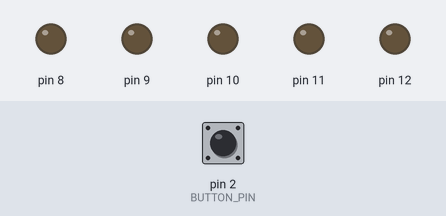
Bench run of a sketch on a simulated Arduino Uno, built with avr-gcc and run on an emulated ATmega328P. On the bench: output pins drawn as LEDs (lit = HIGH). The inputs (shaded band) are chosen by the test bench; at power-on: pin 2 (BUTTON_PIN) HIGH.

Above: at 1.2 s.
1.3 s: pin 2 (BUTTON_PIN) pulled LOW for 0.15 s
At 3.2 s:
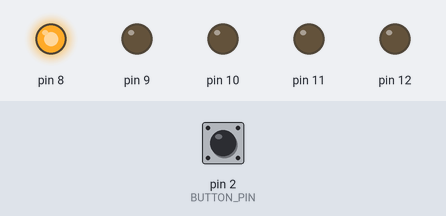
At 4.9 s:
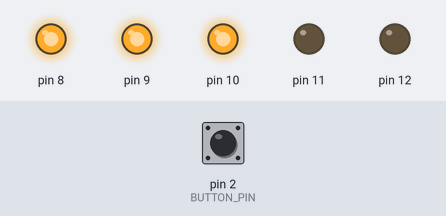
10.4 s: pin 2 (BUTTON_PIN) pulled LOW for 3.2 s
At 16.3 s:
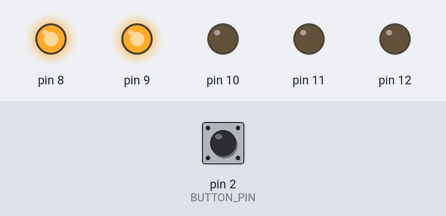
Timing chart, 0 to 21.1 s (numbered marks = the images above; inputs shaded):
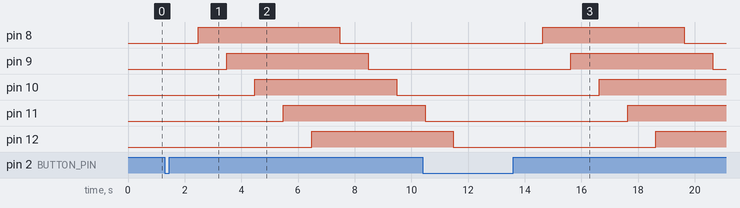

The sketch:

sketch_oct10a.ino.ino
```cpp
#include <avr/io.h>

#define LED_MASK 0b00011111  // PB0-PB4 = Arduino pins 8-12
#define BUTTON_PIN PD2       // Arduino pin 2

void setup() {
  // Configure pins 8-12 as outputs
  DDRB |= LED_MASK;

  // Configure pin 2 as input
  DDRD &= ~(1 << BUTTON_PIN);

  // Enable internal pull-up resistor on pin 2
  PORTD |= (1 << BUTTON_PIN);

  // All LEDs OFF initially
  PORTB &= ~LED_MASK;
}

void loop() {
  // Button pressed (LOW because of INPUT_PULLUP)
  if (!(PIND & (1 << BUTTON_PIN))) {

    // Debounce delay
    delay(30);

    // Confirm the button is still pressed
    if (!(PIND & (1 << BUTTON_PIN))) {

      // Wait until the button is released
      while (!(PIND & (1 << BUTTON_PIN))) {
        // Wait
      }

      // Debounce the release
      delay(30);

      // Start the pattern: all LEDs OFF at t = 0
      PORTB &= ~LED_MASK;
      delay(1000);

      //start
      for (int i = 0; i < 5; i++) {
        PORTB |= (1 << i);
        delay(1000);
      }
      // end
        for (int i = 0; i < 5; i++) {
        PORTB &= ~(1 << i);
        delay(1000);
      }

    }
  }
}
```

Measured:
- after the input at 1.3 s, pin 8: LOW → HIGH after 1.2 s, → LOW 5.0 s later; pin 9: LOW → HIGH after 2.2 s, → LOW 5.0 s later; pin 10: LOW → HIGH after 3.2 s, → LOW 5.0 s later; pin 11: LOW → HIGH after 4.2 s; pin 12: LOW → HIGH after 5.2 s
- after the input at 10.4 s, pin 8: LOW → HIGH after 4.2 s, → LOW 5.0 s later; pin 9: LOW → HIGH after 5.2 s, → LOW 5.0 s later; pin 10: LOW → HIGH after 6.2 s
